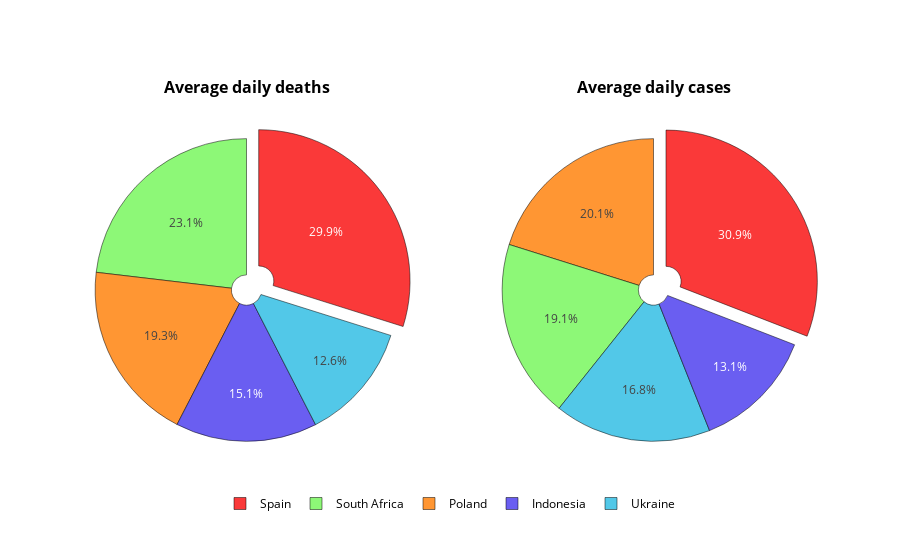

Notebook code cell kept with this figure:
### Code cell
# Pie charts for new_cases and new deaths
colors = ["#ff9633", "#8df877", "#52c8e8", "#6a5ef1", "#fa3939"]
variable_visual.make_pies(df_pie, "Country", "Country", "AV_NewDeaths", "AV_NewCases", colors, "Average daily deaths", "Average daily cases")

### Figure 1 — Plotly figure (JSON) as saved in the notebook; plotly's stock layout.template omitted (floating-point values rounded to 4 significant figures)
{"data": [{"domain": {"x": [0, 0.45], "y": [0, 1]}, "hole": 0.1, "hoverinfo": "label+value", "labels": ["Poland", "South Africa", "Ukraine", "Indonesia", "Spain"], "marker": {"colors": ["#ff9633", "#8df877", "#52c8e8", "#6a5ef1", "#fa3939"], "line": {"color": "#000000", "width": 0.5}}, "pull": [0, 0, 0, 0, 0.1], "textinfo": "percent", "type": "pie", "values": [109.4, 131.2, 71.5, 85.81, 169.4]}, {"domain": {"x": [0.55, 1], "y": [0, 1]}, "hole": 0.1, "hoverinfo": "label+value", "labels": ["Poland", "South Africa", "Ukraine", "Indonesia", "Spain"], "marker": {"colors": ["#ff9633", "#8df877", "#52c8e8", "#6a5ef1", "#fa3939"], "line": {"color": "#000000", "width": 0.5}}, "pull": [0, 0, 0, 0, 0.1], "textinfo": "percent", "type": "pie", "values": [4499.0, 4275.0, 3744.0, 2919.0, 6901.0]}], "layout": {"annotations": [{"font": {"size": 16}, "showarrow": false, "text": "<b>Average daily deaths</b>", "x": 0.225, "xanchor": "center", "xref": "paper", "y": 1, "yanchor": "bottom", "yref": "paper"}, {"font": {"size": 16}, "showarrow": false, "text": "<b>Average daily cases</b>", "x": 0.775, "xanchor": "center", "xref": "paper", "y": 1, "yanchor": "bottom", "yref": "paper"}], "font": {"color": "Black"}, "legend": {"orientation": "h", "x": 0.5, "xanchor": "center", "y": -0.1, "yanchor": "bottom"}}}
